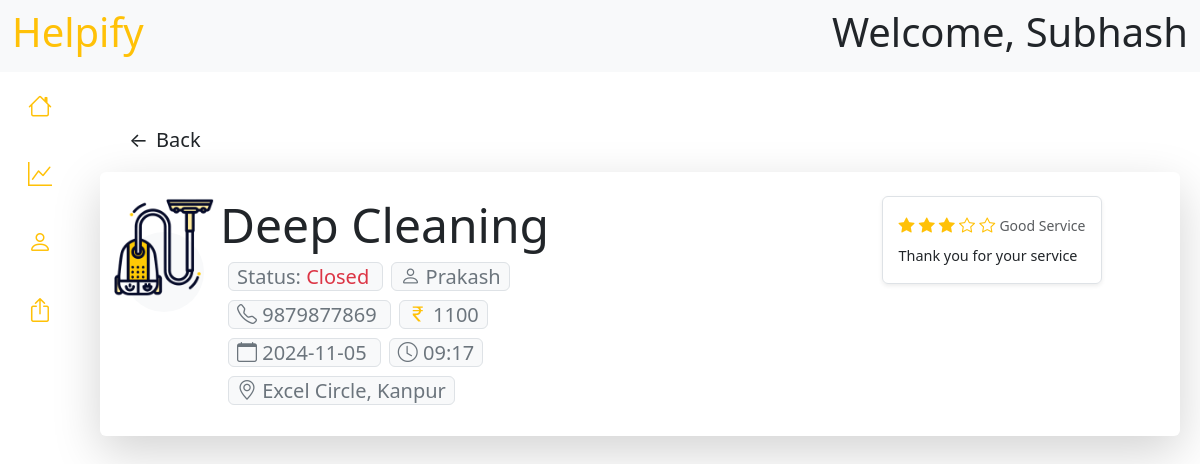
The page /dashboard/booking/1 (signed in) on the database its author committed.
### backend/models.py (models this page shows, shortened)
class Professional(db.Model, UserMixin):
    __tablename__ = 'professional'
    id = db.Column(db.Integer, primary_key=True, autoincrement=True)
    name = db.Column(db.String, unique=True)
    address = db.Column(db.String)
    email = db.Column(db.String, unique=True)
    password = db.Column(db.String)
    experience = db.Column(db.Integer)
    phone = db.Column(db.String)
    city = db.Column(db.String)
    status = db.Column(db.String)
    resume=db.Column(db.String)
    category_id = db.Column(db.Integer, db.ForeignKey("category.id"))
    all_plans = db.relationship("ServicePlan", backref="professional", cascade="all, delete-orphan")
    assigned_booking = db.relationship("Booking", backref="professional", cascade="all, delete-orphan")

class ServicePlan(db.Model):
    __tablename__ = "service_plan"
    id = db.Column(db.Integer, primary_key=True, autoincrement=True)
    name = db.Column(db.String, unique=True)
    price = db.Column(db.Integer)
    description = db.Column(db.String)
    planimg=db.Column(db.String)
    tags=db.Column(db.String)
    category_id = db.Column(db.Integer, db.ForeignKey("category.id"), nullable=False)
    professional_id = db.Column(db.Integer, db.ForeignKey("professional.id"), nullable=False)
    bookings = db.relationship("Booking", backref="service_plan")

class Booking(db.Model):
    __tablename__ = "booking"
    id = db.Column(db.Integer, primary_key=True, autoincrement=True)
    date = db.Column(db.String)
    time = db.Column(db.String)
    address = db.Column(db.String)
    status = db.Column(db.String)
    rating = db.Column(db.Integer)
    ratingmessage=db.Column(db.String)
    remark=db.Column(db.String)
    professional_id = db.Column(db.Integer, db.ForeignKey("professional.id"), nullable=False)
    customer_id = db.Column(db.Integer, db.ForeignKey("customer.id"), nullable=False)
    category_id = db.Column(db.Integer, db.ForeignKey("category.id"), nullable=False)
    service_plan_id = db.Column(db.Integer, db.ForeignKey("service_plan.id"), nullable=False)

class User(db.Model, UserMixin):
    __tablename__ = "customer"
    id = db.Column(db.Integer, primary_key=True, autoincrement=True)
    name = db.Column(db.String, unique=True)
    address = db.Column(db.String)
    city = db.Column(db.String)
    email = db.Column(db.String, unique=True)
    password = db.Column(db.String)
    phone = db.Column(db.String)
    status=db.Column(db.String)
    sent_booking = db.relationship("Booking", backref="customer")

### backend/routes.py (the view)
@app.route("/dashboard/booking/<int:id>", methods=["GET", "POST"])
def booking_detail(id):
    if request.method=="GET":
        cu=current_user
        if isinstance(cu,User):
            booking = Booking.query.filter_by(id=id).first()
            return render_template("/customer/Booking-detail.html",booking=booking,cu=current_user)
        elif isinstance(cu,Professional):
            booking = Booking.query.filter_by(id=id).first()
            print(f"this is booking:{booking}")
            return render_template("/ServiceProfessional/Booking-detail.html",booking=booking,cu=current_user)

### templates/ServiceProfessional/Booking-detail.html
{% extends "/ServiceProfessional/base.html" %}
{% block content %}
    <main class="flex-grow-1" style="margin-left: 80px; padding: 20px;">
        <div class="pt-4">
            <div class="container">
                <button class="btn btn-outline-white btn-lg d-flex align-items-center gap-2 shadow-none" onclick="history.back()">
                    <span>&larr;</span> Back
                </button>
            </div>
            <div class="card shadow-lg border-0 p-4 mt-2 mb-4">
                <div class="row">
                    <div class="col-md-8 d-flex align-items-center mb-3 text-nowrap">
                        <div class="rounded-circle border border-0 bg-light mb-5 pb-5 d-flex align-items-center justify-content-center" style="width: 80px; height: 80px;">
                            <img src="{{booking.service_plan.planimg}}" style="width: 100px; height: 100px;">
                        </div>
                        <div class="ms-3" style="height:200px">
                            <h2 class="mb-0 display-5">{{booking.service_plan.name}}</h2>
                            <div class="mt-2">
                                <span class="fs-5 ms-2 border rounded px-2 bg-light text-nowrap text-secondary small">
                                    Status:
                                    <span
                                        class="{% if booking.status == 'Active' %}text-success{% elif booking.status == 'Cancelled' %}text-danger{% elif booking.status in ['Requested', 'Done'] %}text-warning{% elif booking.status == 'Closed' %}text-danger{% else %}text-muted{% endif %}">
                                        {{booking.status}}
                                    </span>
                                </span>
                                <span class="fs-5 border rounded px-2 ms-2 bg-light text-nowrap text-secondary small" >
                                    <i class="bi bi-person"></i>
                                    {{booking.customer.name}}
                                </span>
                            </div>
                            <div class="mt-2">
                                <span class="fs-5 ms-2 border rounded px-2 bg-light text-nowrap text-secondary small">
                                    <i class="bi bi-telephone"></i>
                                    {{booking.customer.phone}}
                                </span>
                                <span class="fs-5 ms-2 border rounded px-2 bg-light text-nowrap text-secondary small">
                                    <i class="bi bi-currency-rupee text-warning"></i>
                                    {{booking.service_plan.price}}
                                </span>
                            </div>
                            <div class="mt-2">
                                <span class="fs-5 ms-2 border rounded px-2 bg-light text-nowrap text-secondary small">
                                    <i class="bi bi-calendar"></i>
                                    {{booking.date}}
                                </span>
                                <span class="fs-5 ms-2 border rounded px-2 bg-light text-nowrap text-secondary small">
                                    <i class="bi bi-clock"></i>
                                    {{booking.time}}
                                </span>
                            </div>
                            <div class="mt-2">
                                <span class="fs-5 ms-2 border rounded px-2 bg-light text-nowrap text-secondary small">
                                    <i class="bi bi-geo-alt"></i>
                                    {{booking.address}}
                                </span>
                            </div>
                        </div>
                    </div>
                    <div class="col d-flex flex-column align-items-center pb-3">
                        {% if booking.status == "Requested" %}
                            <div class="d-flex justify-content-center mb-2">
                                <a href="/book?intent=Accept&bid={{booking.id}}">
                                    <button class="btn btn-outline-success me-3">
                                        <i class="bi bi-check"></i><span class="me-1"> Accept</span>
                                    </button>
                                </a>
                                <a href="/book?intent=Decline&bid={{booking.id}}">
                                    <button class="btn btn-outline-danger">
                                        <i class="bi bi-x"></i> Decline
                                    </button>
                                </a>
                            </div>
                            <p class="text-center">Please choose an option to accept or decline the booking request.</p>
                        {% elif booking.status == "Open" %}
                            <a href="/book?intent=Done&bid={{booking.id}}">
                                <button class="btn btn-outline-secondary"> Done</button>
                            </a>
                        {% elif booking.status == "Done" %}
                            <span class="fw-bold text-center display-6">Waiting For Customer's Response</span>
                        {% elif booking.status == "Closed" %}
                            <div class="d-flex flex-column align-items-start border rounded p-3 mb-3 shadow-sm">
                                <div class="mb-2">
                                    <span class="text-warning">
                                        {% for i in range(booking.rating) %}
                                            <i class="bi bi-star-fill text-warning"></i>
                                        {% endfor %}
                                        {% for i in range(5 - booking.rating) %}
                                            <i class="bi bi-star"></i>
                                        {% endfor %}
                                    </span>
                                    <small class="text-muted">{{ booking.remark }}</small>
                                </div>
                                <p class="mb-0" style="font-size: 0.9rem;">{{ booking.ratingmessage }}</p>
                            </div>
                        {% endif %}
                    </div>
                </div>
            </div>
        </div>
    </main>
{% endblock %}

### templates/ServiceProfessional/base.html (shortened to what this page needs)
<!DOCTYPE html>
<html lang="en">
<head>
    <link href="https://cdn.jsdelivr.net/npm/bootstrap@5.3.3/dist/css/bootstrap.min.css" rel="stylesheet">
    <link href="https://cdn.jsdelivr.net/npm/bootstrap-icons/font/bootstrap-icons.css" rel="stylesheet">
</head>
<body>
    <nav class="navbar bg-light navbar-light sticky-top">
        <div class="container-fluid">
            <div class="me-auto">
                <h2 class="display-6 text-warning">Helpify</h2>
            </div>
            <div class="ms-auto">
                <h2 class="display-6">Welcome, {{cu.name}}</h2>
            </div>
        </div>
    </nav>
    <div class="d-flex">
        <div class="vh-100 position-fixed" style="width: 80px;">
            <ul class="nav flex-column text-center">
                <li class="nav-item">
                    <a href="/dashboard" class="nav-link py-3 d-flex justify-content-center align-items-center position-relative"
                    data-bs-toggle="tooltip" data-bs-placement="right" title="Dashboard">
                        <i class="bi bi-house text-warning fs-4" ></i>
                    </a>
                </li>
                <li class="nav-item">
                    <a href="/dashboard/statistics" class="nav-link py-3 d-flex justify-content-center align-items-center position-relative"
                    data-bs-toggle="tooltip" data-bs-placement="right" title="Statistics">
                        <i class="bi bi-graph-up text-warning fs-4"></i>
                    </a>
                </li>
                <li class="nav-item ">
                    <a href="/dashboard/profile-setting" class="nav-link py-3 d-flex justify-content-center align-items-center  position-relative"
                    data-bs-toggle="tooltip" data-bs-placement="right" title="Profile">
                        <i class="bi bi-person text-warning fs-4"></i>
                    </a>
                </li>
                <li class="nav-item ">
                    <a href="/logout" class="nav-link py-3 d-flex justify-content-center align-items-center position-relative"
                    data-bs-toggle="tooltip" data-bs-placement="right" title="Grid">
                        <i class="bi bi-box-arrow-up text-warning fs-4"></i>
                    </a>
                </li>
            </ul>
        </div>
        {% block content %}
        {% endblock %}
    </div>
</body>
</html>

### rows shown on the page
Professional: name "Subhash"
ServicePlan: service_plan.planimg (picture), service_plan.name "Deep Cleaning", service_plan.price "1100"
Booking: status "Closed", date "2024-11-05", time "09:17", address "Excel Circle, Kanpur", rating 3 (drawn), remark "Good Service", ratingmessage "Thank you for your service"
User: customer.name "Prakash", customer.phone "9879877869"
